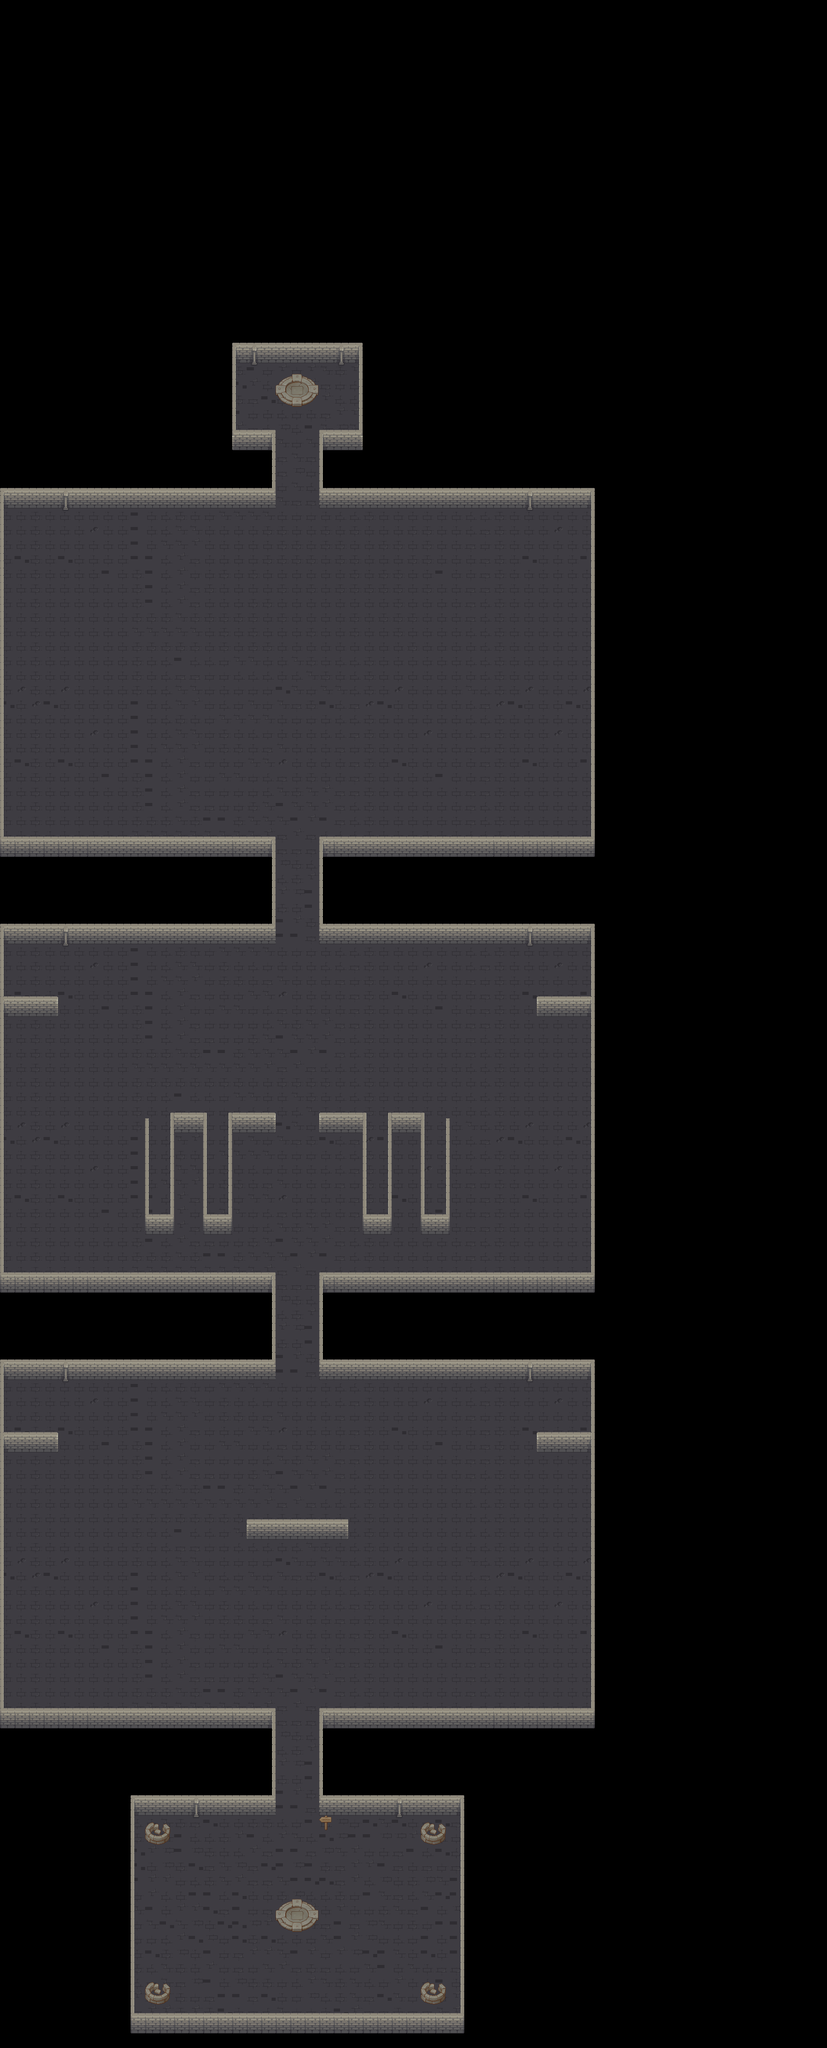

A 2D game scene composited from a Tiled map and its tileset images. What follows is a short description and the map's XML, with each tile layer's data collapsed to a summary:
An orthogonal 57x141 tile map with 32x32 px tiles, 3 tile layers (Ground, Floor, Wall), 4 tilesets and 73 objects (10x Poro, 7x Karthus, 7x Chogath, 4x Check_in, 3x back_door, ...).

<map version="1.10" tiledversion="1.11.2" orientation="orthogonal" renderorder="right-down" width="57" height="141" tilewidth="32" tileheight="32" infinite="0" nextlayerid="9" nextobjectid="297">
 <tileset firstgid="1" source="../tilesets/dungeon_sprite_sheet.tsx" />
 <tileset firstgid="97" source="../tilesets/dungeon_floor.tsx" />
 <tileset firstgid="112" source="../tilesets/dungeon_object.tsx" />
 <tileset firstgid="180" source="../tilesets/Door.tsx" />
 <layer id="2" name="Ground" width="57" height="141">
  <data>[8037 cells, 3352 non-empty, 12 distinct tile ids]</data>
 </layer>
 <layer id="8" name="Floor" width="57" height="141">
  <data>[8037 cells, 2 non-empty, 1 distinct tile ids]</data>
 </layer>
 <layer id="1" name="Wall" width="57" height="141">
  <data>[8037 cells, 909 non-empty, 42 distinct tile ids]</data>
 </layer>
 <objectgroup id="4" name="Objects" />
 <objectgroup id="7" name="Door">
  <object id="250" name="back_door" gid="181" x="608" y="1952" width="96" height="53" />
  <object id="251" name="back_door" gid="181" x="608" y="3872" width="96" height="53" />
  <object id="252" name="front_door" gid="182" x="608" y="3040" width="96" height="53" />
  <object id="253" name="back_door" gid="181" x="608" y="2912" width="96" height="53" />
  <object id="254" name="front_door" gid="182" x="608" y="2080" width="96" height="53" />
  <object id="255" name="front_door" gid="182" x="608" y="1120" width="96" height="53" />
 </objectgroup>
 <objectgroup id="5" name="Entities">
  <properties>
   <property name="room" type="int" value="1" />
   <property name="wave" type="int" value="0" />
  </properties>
  <object id="132" name="Player" x="656" y="4231">
   <point />
  </object>
  <object id="153" name="Check_in" x="571.667" y="2625" width="160" height="128">
   <properties>
    <property name="room" type="int" value="1" />
   </properties>
  </object>
  <object id="154" name="Check_in" x="574" y="1664.67" width="160" height="128">
   <properties>
    <property name="room" type="int" value="2" />
   </properties>
  </object>
  <object id="155" name="Check_in" x="575.333" y="3596" width="160" height="128">
   <properties>
    <property name="room" type="int" value="0" />
   </properties>
  </object>
  <object id="156" name="Check_in" x="576.667" y="709" width="160" height="128">
   <properties>
    <property name="room" type="int" value="3" />
   </properties>
  </object>
  <object id="157" name="Karthus" x="128" y="3692">
   <properties>
    <property name="room" type="int" value="1" />
    <property name="wave" type="int" value="0" />
   </properties>
   <point />
  </object>
  <object id="159" name="Karthus" x="1214.67" y="3693.33">
   <properties>
    <property name="room" type="int" value="1" />
    <property name="wave" type="int" value="0" />
   </properties>
   <point />
  </object>
  <object id="160" name="Karthus" x="85.3333" y="3096">
   <properties>
    <property name="room" type="int" value="1" />
    <property name="wave" type="int" value="2" />
   </properties>
   <point />
  </object>
  <object id="161" name="Karthus" x="1216" y="3110.67">
   <properties>
    <property name="room" type="int" value="1" />
    <property name="wave" type="int" value="2" />
   </properties>
   <point />
  </object>
  <object id="162" name="Karthus" x="646.667" y="3138.67">
   <properties>
    <property name="room" type="int" value="1" />
    <property name="wave" type="int" value="0" />
   </properties>
   <point />
  </object>
  <object id="163" name="Poro" x="145.333" y="3414.67">
   <properties>
    <property name="room" type="int" value="1" />
    <property name="wave" type="int" value="1" />
   </properties>
   <point />
  </object>
  <object id="165" name="Poro" x="1192" y="3422.67">
   <properties>
    <property name="room" type="int" value="1" />
    <property name="wave" type="int" value="1" />
   </properties>
   <point />
  </object>
  <object id="166" name="Poro" x="646.667" y="3682.67">
   <properties>
    <property name="room" type="int" value="1" />
    <property name="wave" type="int" value="2" />
   </properties>
   <point />
  </object>
  <object id="264" name="Poro" x="877.333" y="2521.34">
   <properties>
    <property name="room" type="int" value="2" />
    <property name="wave" type="int" value="0" />
   </properties>
   <point />
  </object>
  <object id="265" name="Karthus" x="654.667" y="2142.67">
   <properties>
    <property name="room" type="int" value="2" />
    <property name="wave" type="int" value="0" />
   </properties>
   <point />
  </object>
  <object id="282" name="Poro" x="556" y="2558.67">
   <properties>
    <property name="room" type="int" value="2" />
    <property name="wave" type="int" value="1" />
   </properties>
   <point />
  </object>
  <object id="283" name="Poro" x="754.667" y="2560">
   <properties>
    <property name="room" type="int" value="2" />
    <property name="wave" type="int" value="1" />
   </properties>
   <point />
  </object>
  <object id="284" name="Poro" x="753.333" y="2630.67">
   <properties>
    <property name="room" type="int" value="2" />
    <property name="wave" type="int" value="1" />
   </properties>
   <point />
  </object>
  <object id="285" name="Poro" x="750.666" y="2701.34">
   <properties>
    <property name="room" type="int" value="2" />
    <property name="wave" type="int" value="1" />
   </properties>
   <point />
  </object>
  <object id="286" name="Poro" x="556" y="2624">
   <properties>
    <property name="room" type="int" value="2" />
    <property name="wave" type="int" value="1" />
   </properties>
   <point />
  </object>
  <object id="287" name="Poro" x="558.667" y="2688">
   <properties>
    <property name="room" type="int" value="2" />
    <property name="wave" type="int" value="1" />
   </properties>
   <point />
  </object>
  <object id="288" name="Chogath" x="656" y="1373.33">
   <properties>
    <property name="room" type="int" value="3" />
    <property name="wave" type="int" value="0" />
   </properties>
   <point />
  </object>
  <object id="290" name="Chogath" x="229.333" y="1550.67">
   <properties>
    <property name="room" type="int" value="3" />
    <property name="wave" type="int" value="1" />
   </properties>
   <point />
  </object>
  <object id="291" name="Chogath" x="1106.67" y="1554.67">
   <properties>
    <property name="room" type="int" value="3" />
    <property name="wave" type="int" value="1" />
   </properties>
   <point />
  </object>
  <object id="292" name="Karthus" x="658.667" y="1226.67">
   <properties>
    <property name="room" type="int" value="3" />
    <property name="wave" type="int" value="1" />
   </properties>
   <point />
  </object>
  <object id="293" name="Chogath" x="144" y="1240">
   <properties>
    <property name="room" type="int" value="3" />
    <property name="wave" type="int" value="2" />
   </properties>
   <point />
  </object>
  <object id="294" name="Chogath" x="1181.33" y="1238.67">
   <properties>
    <property name="room" type="int" value="3" />
    <property name="wave" type="int" value="2" />
   </properties>
   <point />
  </object>
  <object id="295" name="Chogath" x="1180" y="1788">
   <properties>
    <property name="room" type="int" value="3" />
    <property name="wave" type="int" value="2" />
   </properties>
   <point />
  </object>
  <object id="296" name="Chogath" x="150.667" y="1782.67">
   <properties>
    <property name="room" type="int" value="3" />
    <property name="wave" type="int" value="2" />
   </properties>
   <point />
  </object>
 </objectgroup>
 <objectgroup id="3" name="Collisions">
  <object id="232" x="192" y="3985" width="107" height="540" />
  <object id="233" x="290" y="4457" width="805" height="93" />
  <object id="234" x="1016" y="3922" width="173" height="545" />
  </objectgroup>
</map>
<!-- 35 of 73 objects omitted -->
